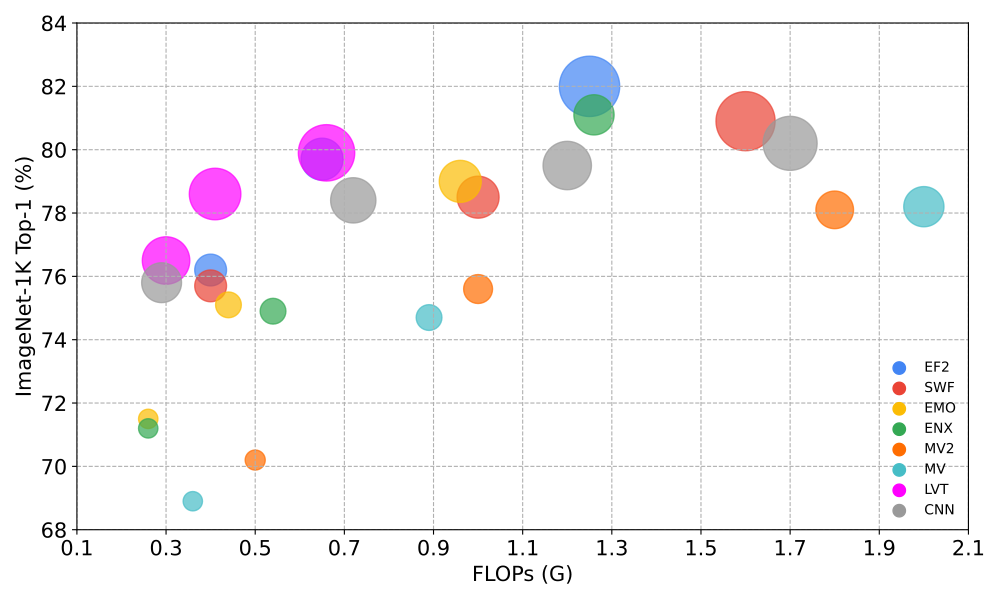

Generate this figure with Python:
import json
import random

import matplotlib.pyplot as plt

from myplot import MyPlot

data = json.load(open("sota.json"))

def datum2color(datum):
    mapping = {
        'EF2': '#4285f4',
        'SWF': '#ea4335',
        'EMO': '#fbbc04',
        'ENX': '#34a853',
        'MV2': '#ff6d01',
        'MV':  '#46bdc6',
        'LVT': '#ff00ff',
        'CNN': '#999999'
    }

    for (k, v) in mapping.items():
        if k in datum['name']:
            return v


def datum2marker(datum):
    mapping = {
        'SP': '.', #点
        'IMP': 'o', #圆
        'Gretch': '^', #上三角
        'VR': 'p', #五边形
        'Tyche': 's' #正方形
    }

    for (k, v) in mapping.items():
        if k in datum['name']:
            return v


def datum2size(datum):
    #图中每个散点的大小
    # return 500
    return datum['size'] * 150

def post_hook_func(ax, cfg) :
    # plt.gca().set_yticks([ x/100.0 for x in range(0,260,50)])
    plt.ylim(68, 84) #设置横轴的范围
    plt.xlim(0.1, 2.1)  #设置纵轴的范围
    ax.set_xticks([0.1, 0.3, 0.5, 0.7, 0.9, 1.1, 1.3, 1.5, 1.7, 1.9, 2.1]) 
    #plt.gca().axhline(y=1.0,ls='-',zorder=0.51,color='red')
    # plt.ylim(top=2.6)
    ax.set_xticklabels(ax.get_xticklabels(), fontsize=15)
    ax.set_yticklabels(ax.get_yticklabels(), fontsize=15)
    return

color = [
    '#b5ccc4',#绿
    '#f3d27d',#黄
    '#c66e60',#红
    '#688fc6',#蓝
] 
fig_cfg = {
    'type': 'scatter',
    #'title': 'test title',

    # Real data
    'x': [datum['x'] for datum in data],
    'y': [datum['y'] for datum in data],

    # Annotation text
    'anno': [datum['name'] for datum in data],
    'anno_offset_x': 0,
    'anno_offset_y': 0.015,
    'anno_kwargs': {
        'size': 10, #每个散点上标注的名字的大小
    },

    # Decoration
    'marker': [datum2marker(datum) for datum in data],
    'size': [datum2size(datum) for datum in data],
    'color': [datum2color(datum) for datum in data],
    'scatter_alpha': 0.7,

    # 'label': ['EF2', 'SWF', 'EMO', 'ENX', 'MV2', 'MV', 'LVT', 'CNN'],  # 图例的类别名称
    'legend': True,  # 启用图例
    'legend_kwargs': {
        'frameon': True
    },
    
    'post_main_hook': post_hook_func,

    #横轴名称(label)的大小
    'xlabel_kwargs': {
        'fontsize': 15,
    },
    #纵轴名称(label)的大小
    'ylabel_kwargs': {
        'fontsize': 15,
    },

    # Label 横纵坐标
    'xlabel': 'FLOPs (G)',
    'ylabel': 'ImageNet-1K Top-1 (%)',

    # Misc
    'grid': True,
    'grid_linestyle': '--',

    #整张图纸的大小
    'tight': True,
    'figsize' : [10,6],

    # Save
    'save_path': 'sota.pdf'
}

if __name__ == '__main__':
    plot = MyPlot(fig_cfg)
    plot.plot()
